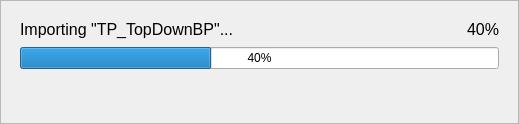
<?xml version="1.0" encoding="UTF-8"?>
<ui version="4.0">
 <class>MainWindow</class>
 <widget class="QMainWindow" name="MainWindow">
  <property name="geometry">
   <rect>
    <x>0</x>
    <y>0</y>
    <width>519</width>
    <height>124</height>
   </rect>
  </property>
  <property name="windowTitle">
   <string>Progress</string>
  </property>
  <widget class="QWidget" name="centralwidget">
   <layout class="QHBoxLayout" name="horizontalLayout">
    <property name="spacing">
     <number>0</number>
    </property>
    <property name="leftMargin">
     <number>0</number>
    </property>
    <property name="topMargin">
     <number>0</number>
    </property>
    <property name="rightMargin">
     <number>0</number>
    </property>
    <property name="bottomMargin">
     <number>0</number>
    </property>
    <item>
     <widget class="QFrame" name="frame">
      <property name="frameShape">
       <enum>QFrame::StyledPanel</enum>
      </property>
      <property name="frameShadow">
       <enum>QFrame::Raised</enum>
      </property>
      <layout class="QHBoxLayout" name="horizontalLayout_2">
       <item>
        <layout class="QGridLayout" name="gridLayout">
         <property name="leftMargin">
          <number>10</number>
         </property>
         <property name="topMargin">
          <number>10</number>
         </property>
         <property name="rightMargin">
          <number>10</number>
         </property>
         <property name="bottomMargin">
          <number>10</number>
         </property>
         <property name="verticalSpacing">
          <number>8</number>
         </property>
         <item row="0" column="1">
          <widget class="QLabel" name="label">
           <property name="font">
            <font>
             <pointsize>12</pointsize>
            </font>
           </property>
           <property name="contextMenuPolicy">
            <enum>Qt::DefaultContextMenu</enum>
           </property>
           <property name="layoutDirection">
            <enum>Qt::LeftToRight</enum>
           </property>
           <property name="text">
            <string>40%</string>
           </property>
           <property name="alignment">
            <set>Qt::AlignRight|Qt::AlignTrailing|Qt::AlignVCenter</set>
           </property>
          </widget>
         </item>
         <item row="1" column="0" colspan="2">
          <widget class="QProgressBar" name="progressBar">
           <property name="value">
            <number>40</number>
           </property>
          </widget>
         </item>
         <item row="0" column="0">
          <widget class="QLabel" name="label_2">
           <property name="font">
            <font>
             <pointsize>12</pointsize>
            </font>
           </property>
           <property name="text">
            <string>Importing &quot;TP_TopDownBP&quot;...</string>
           </property>
          </widget>
         </item>
         <item row="2" column="0">
          <spacer name="verticalSpacer">
           <property name="orientation">
            <enum>Qt::Vertical</enum>
           </property>
           <property name="sizeHint" stdset="0">
            <size>
             <width>20</width>
             <height>40</height>
            </size>
           </property>
          </spacer>
         </item>
        </layout>
       </item>
      </layout>
     </widget>
    </item>
   </layout>
  </widget>
 </widget>
 <resources/>
 <connections/>
</ui>
